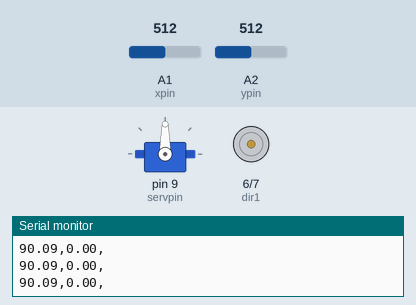
The sketch below on a simulated Arduino Uno, built with avr-gcc and run on an emulated ATmega328P. Parts: servo, motor-driver pin pairs drawn as motors (green arrow = first pin HIGH = forward, orange = second pin HIGH = backward, longer = more drive, scaled by the enable pin), the last lines printed to the serial monitor. The test bench sets the inputs (shaded band); at power-on: A1 (xpin) = 512, A2 (ypin) = 512.

Above: at 1.2 s.
1.3 s: A1 (xpin) set to 542
At 2.2 s:
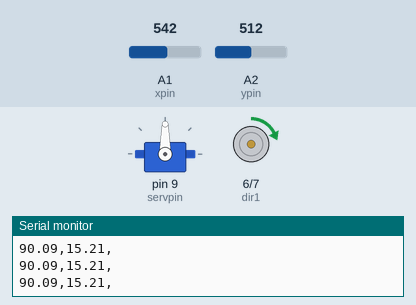
2.8 s: A2 (ypin) set to 561
At 3.3 s:
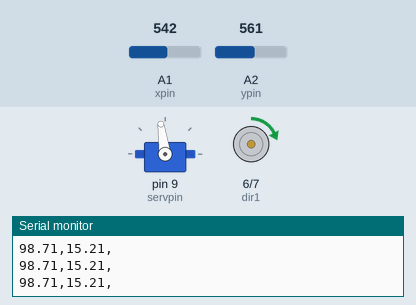
5.8 s: A2 (ypin) set to 576
At 6.8 s:
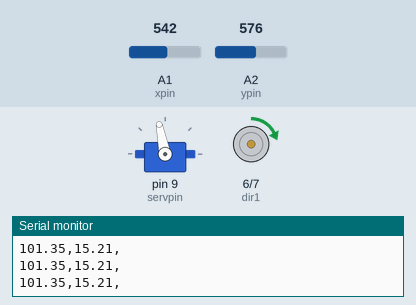
7.3 s: A1 (xpin) set to 511
At 7.9 s:
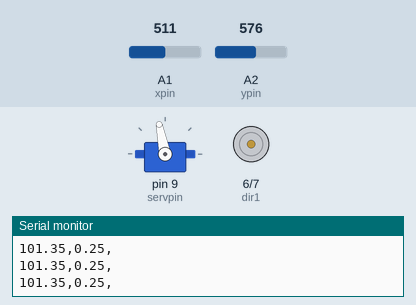
8.8 s: A2 (ypin) set to 511
At 10.0 s:
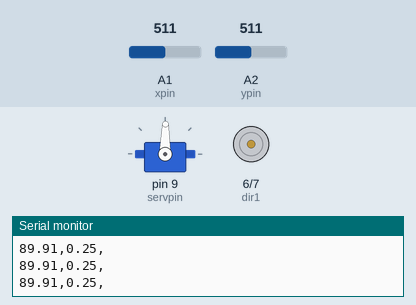
10.3 s: A1 (xpin) set to 499
At 11.3 s:
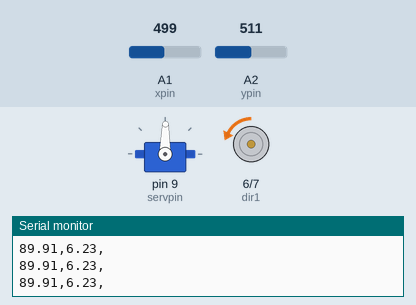
11.8 s: A1 (xpin) set to 484
Timing chart, 0 to 14.3 s (numbered marks = the images above; inputs shaded):
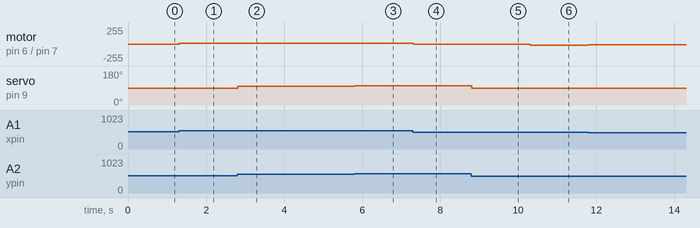

Measured:
- after the input at 1.3 s, motor on pin 6 (dir1) / pin 7 (dir2): stopped → forward 15/255 at once
- after the input at 2.8 s, servo on pin 9 (servpin): 90° → 98° at once
- after the input at 5.8 s, servo on pin 9 (servpin): 98° → 101° at once
- after the input at 7.3 s, motor on pin 6 (dir1) / pin 7 (dir2): forward 15/255 → stopped at once
- after the input at 8.8 s, servo on pin 9 (servpin): 101° → 89° at once
- after the input at 10.3 s, motor on pin 6 (dir1) / pin 7 (dir2): stopped → backward 15/255 at once
- after the input at 11.8 s, motor on pin 6 (dir1) / pin 7 (dir2): backward 15/255 → backward 13/255 at once

The sketch:

dcmotor.ino
```cpp
#include <Servo.h>

int speed=5;
int dir1=6;
int dir2=7;
float motsp;

int xpin=A1;
int ypin=A2;
float xval;
float yval;

int servpin=9;
float servpos;
Servo myserv;
int wt=10;

void setup() {

  Serial.begin(9600);
  pinMode(speed,OUTPUT);
  pinMode(dir1,OUTPUT);
  pinMode(dir2,OUTPUT);
  pinMode(xpin,INPUT);
  pinMode(ypin,INPUT);

  myserv.attach(servpin);

}

void loop() {
  xval=analogRead(xpin);
  yval=analogRead(ypin);
  servpos=(180./1023.)*yval;

  Serial.print(servpos);
  Serial.print(",");
  Serial.print(motsp);
  Serial.println(",");

  myserv.write(servpos);

  if (xval>512){
    motsp=((255./511.5)*xval)-255;
    digitalWrite(dir1,HIGH);
    digitalWrite(dir2,LOW);
    analogWrite(speed,motsp);
  }
  if (xval<512){
    motsp=(-(255./511.5)*xval)+255;
    digitalWrite(dir1,LOW);
    digitalWrite(dir2,HIGH);
    analogWrite(speed,motsp);
  }
  delay(wt);
}
```
